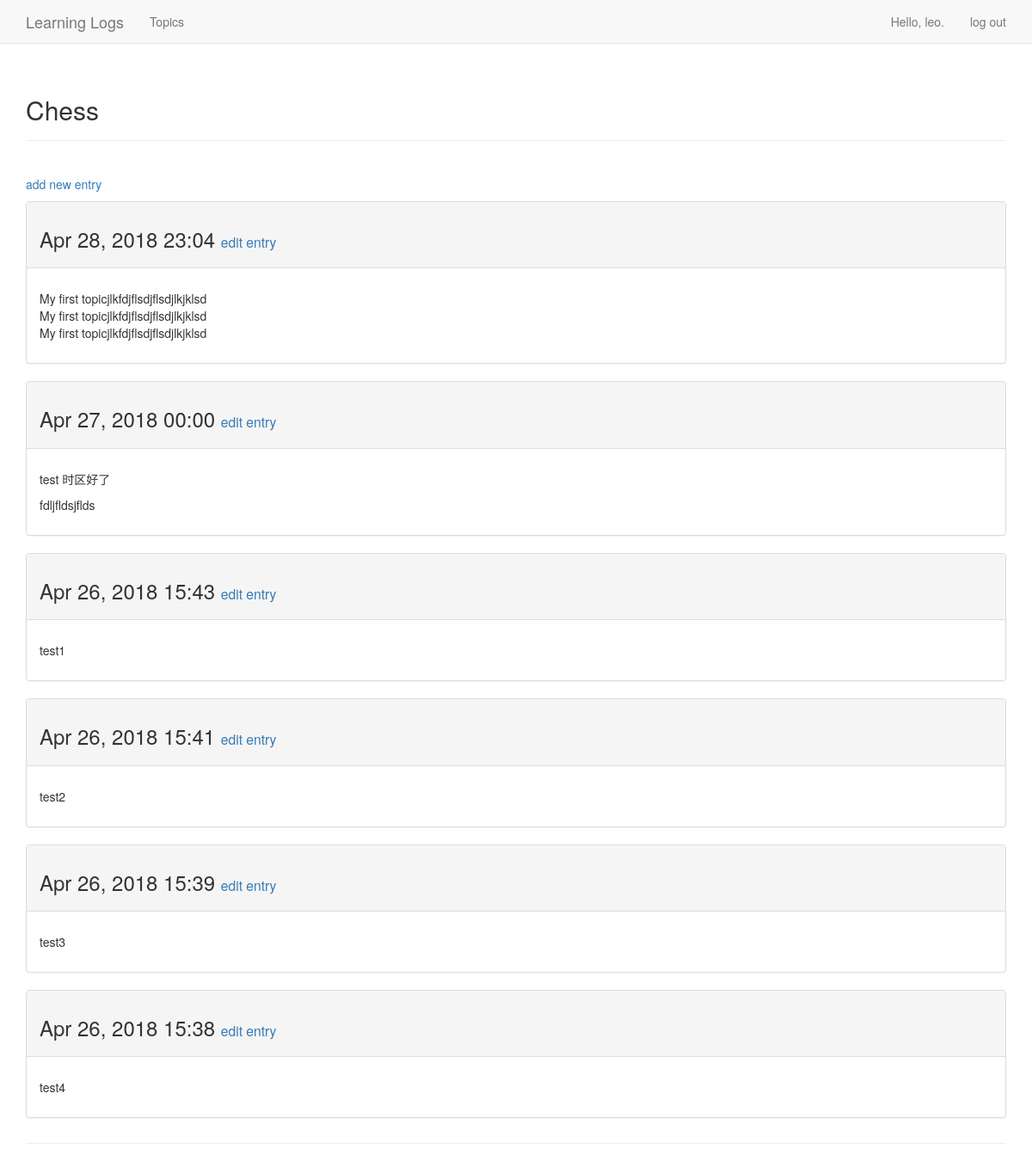
The page /topics/1/ (signed in) on the database its author committed.
### learning_logs/models.py (models this page shows, shortened)
class Topic(models.Model):
	text = models.CharField(max_length=200)
	date_added = models.DateTimeField(auto_now_add=True)
	owner = models.ForeignKey(
		User, # 这里应该是 User, 而不是 'User', 否则会报错
		on_delete=models.CASCADE,
	)
	def __str__(self):
		return self.text

class Entry(models.Model):
	topic = models.ForeignKey(Topic, on_delete=models.CASCADE,)
	text = models.TextField()
	date_added = models.DateTimeField(auto_now_add=True)
	class Meta:
		verbose_name_plural = 'entries'

### learning_logs/views.py (the view)
# urls.py: re_path('topics/(?P<topic_id>\d+)/', views.topic, name='topic'),
@login_required
def topic(request, topic_id):
	topic = Topic.objects.get(id=topic_id)
	if topic.owner != request.user:
		return Http404
	entries = topic.entry_set.order_by('-date_added')
	context = {'topic':topic, 'entries':entries}
	return render(request, 'learning_logs/topic.html', context)

### learning_logs/templates/learning_logs/topic.html
{% extends 'learning_logs/base.html' %}
{% block header %}
	<h2>{{ topic }}</h2>
{% endblock header %}
{% block content %}
	<p>
		<a href="{% url 'learning_logs:new_entry' topic.id %}">add new entry</a>
	</p>
	{% for entry in entries %}
		<div class="panel panel-default">
			<div class="panel-heading">
				<h3>
					{{ entry.date_added|date:'M d, Y H:i' }}
					<small>
						<a href="{% url 'learning_logs:edit_entry' entry.id %}">
							edit entry</a>
					</small>
				</h3>
			</div>
			<div class="panel-body">
				<p>{{ entry.text|linebreaks }}</p>
			</div>
		</div>
	{% empty %}
		<li>
			There are no entries for this topic yet.
		</li>
	{% endfor %}
{% endblock content %}

### learning_logs/templates/learning_logs/base.html (shortened to what this page needs)
{% load bootstrap3 %}
<!DOCTYPE html>
<html lang='en'>
	<head>
		{% bootstrap_css %}
	</head>
	<body>
		<nav class="navbar navbar-default navbar-static-top">
			<div class="container">
				<div class="navbar-header">
					<a class="navbar-brand" href="{% url 'learning_logs:index' %}">
						Learning Logs</a>
				</div>
				<div id="navbar" class="navbar-collapse">
					<ul class="nav navbar-nav">
						<li><a href="{% url 'learning_logs:topics' %}">Topics</a></li>
					</ul>
					<ul class="nav navbar-nav navbar-right">
						{% if user.is_authenticated %}
							<li><a>Hello, {{ user.username }}.</a></li>
							<li><a href="{% url 'users:logout' %}">log out</a></li>
						{% else %}
							<li><a href="{% url 'users:register' %}">register</a></li>
							<li><a href="{% url 'users:login' %}">log in</a></li>
						{% endif %}
					</ul>
				</div>
			</div>
		</nav>
		<div class="container">
			<div class="page-header">
				{% block header %}{% endblock header %}
			</div>
			<div class="page-header">
				{% block content %}{% endblock content %}
			</div>
		</div>
	</body>
</html>

### rows shown on the page
Topic: text "Chess"
Entry: date_added "Apr 28, 2018 23:04", text "My first topicjlkfdjflsdjflsdjlkjklsd My first topicjlkfdjflsdjflsdjlkjklsd My first topicjlkfdjflsdjflsdjlkjklsd"
Entry: date_added "Apr 27, 2018 00:00", text "test 时区好了 fdljfldsjflds"
Entry: date_added "Apr 26, 2018 15:43", text "test1"
Entry: date_added "Apr 26, 2018 15:41", text "test2"
Entry: date_added "Apr 26, 2018 15:39", text "test3"
Entry: date_added "Apr 26, 2018 15:38", text "test4"

### other values the page prints
{{ user.username }} "leo"
